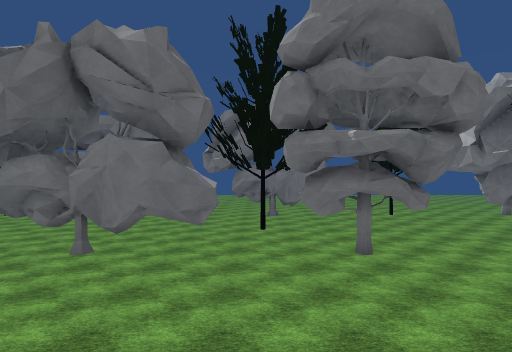
[1] (above)

24 first-person views from a walk through a Unity game level. The camera is 1.3 m above the floor, looks level and sees 75° across. The floor is counted in squares, 2 m on a side. Each view is taken from the middle of a square. On the plan, view 1 faces up. The plan holds only what a view shows up to about 10 squares ahead; the rest is blank. The place goes on beyond the plan. Surface patterns are stand-ins for the level's own textures.

[2]
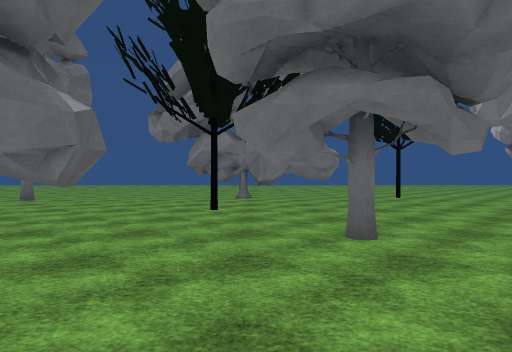

[3]
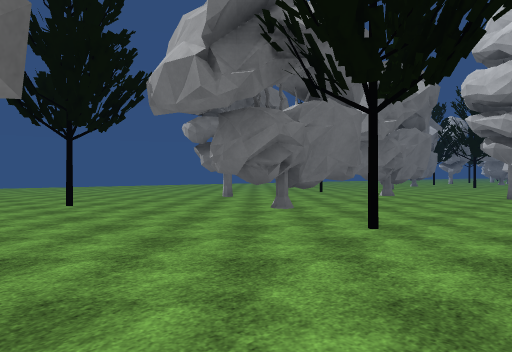

[4]
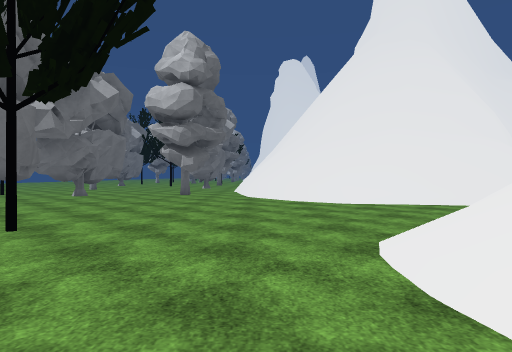

[5]
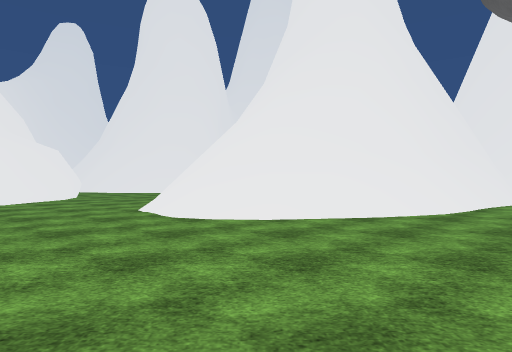

[6]
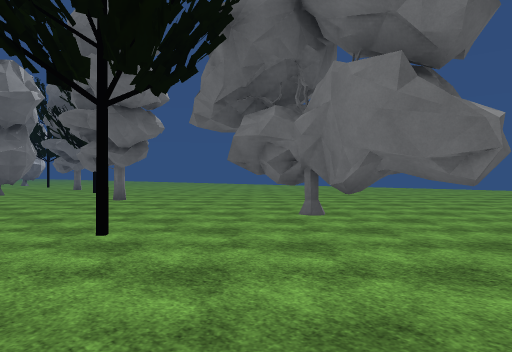

[7]
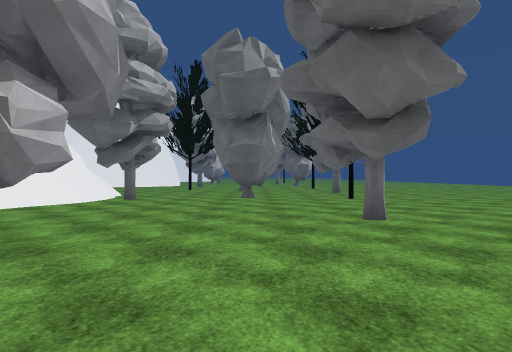

[8]
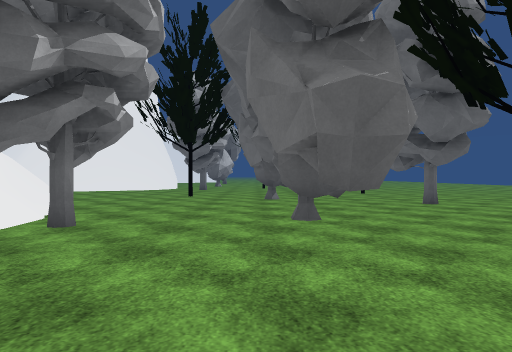

[9]
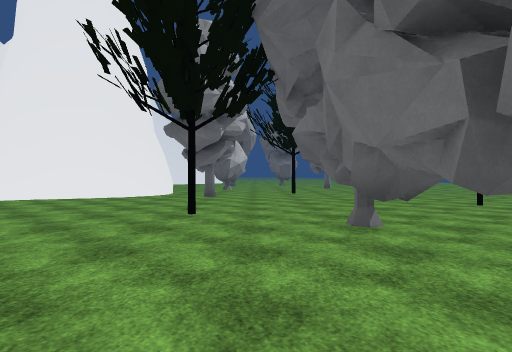

[10]
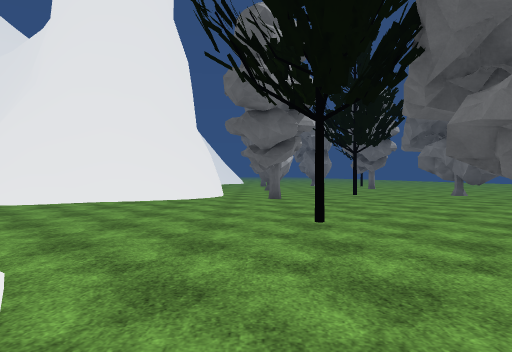

[11]
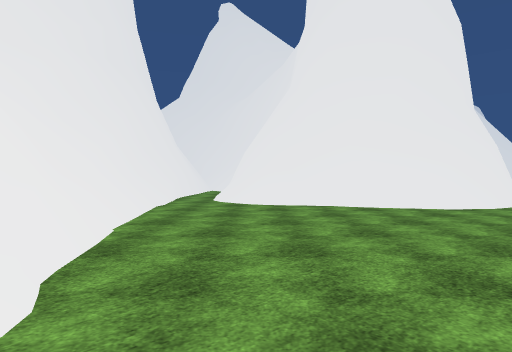

[12]
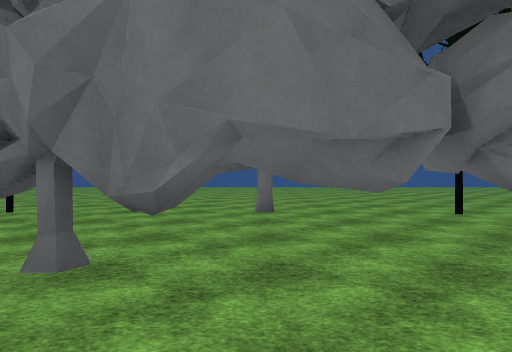

[13]
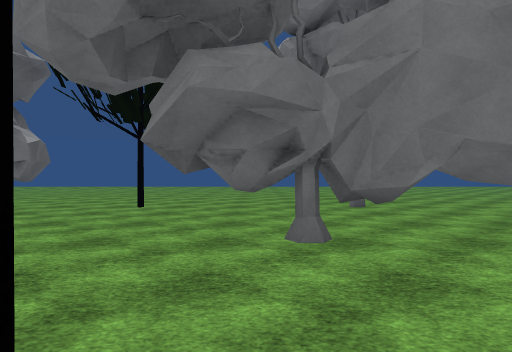

[14]
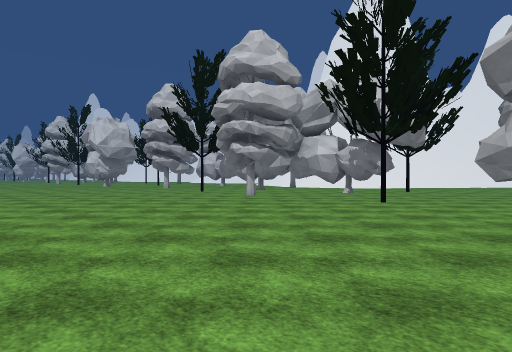

[15]
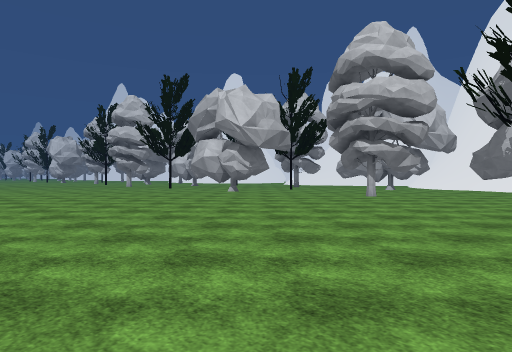

[16]
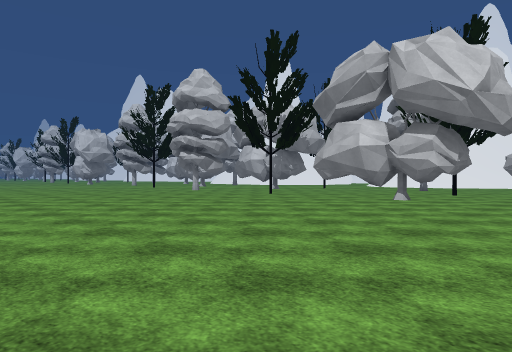

[17]
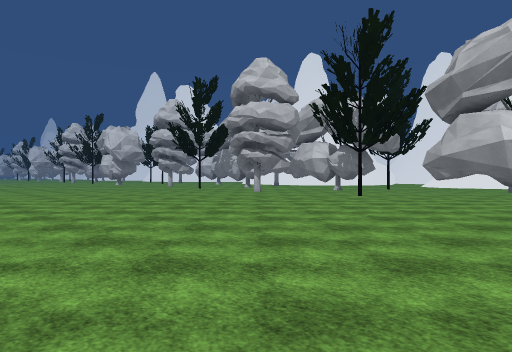

[18]
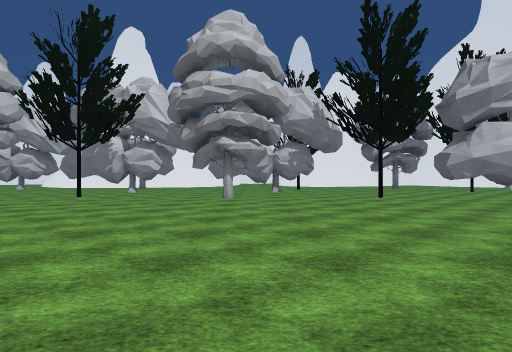

[19]
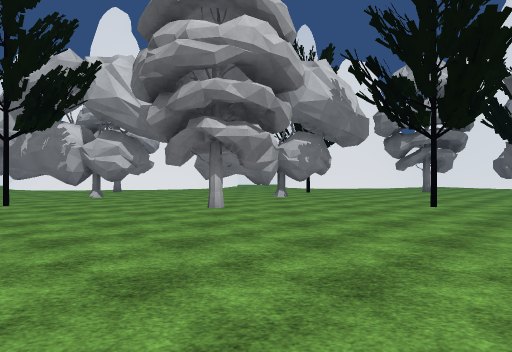

[20]
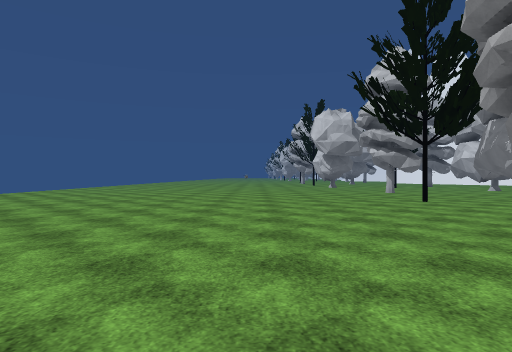

[21]
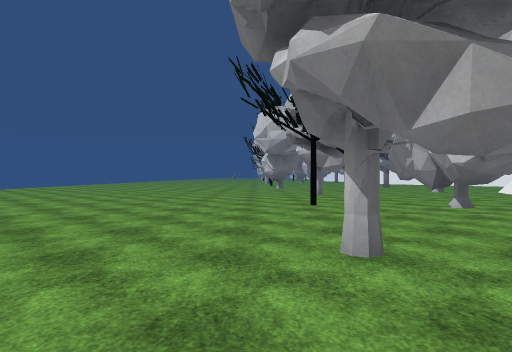

[22]
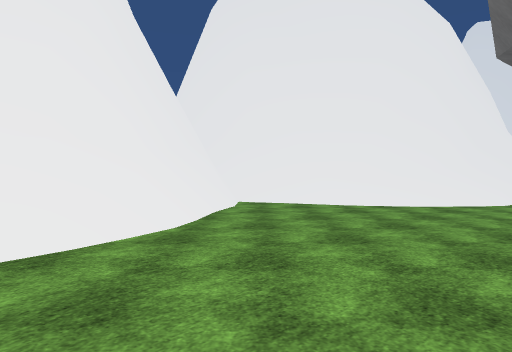

[23]
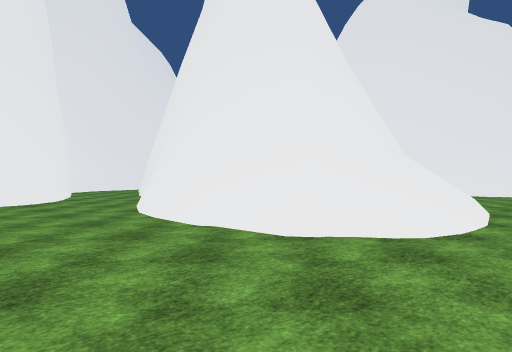

[24]
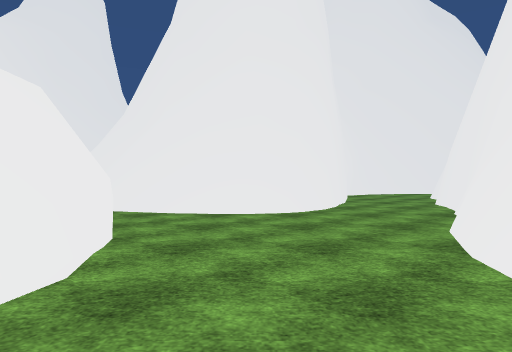

### Floor plan
Key: @ floor where view 1 was taken; # wall or solid block; . floor; / step, stairs or slope; = window, fence, low wall or low ledge; ^ raised ledge; v drop or lower ground; T tree.
Columns run from 21 left of view 1 to 16 right of it. Each row starts with its distance up from view 1.
 23                      .....    .    ...
 22            .....  .............. .....
 21 .....      ...........................
 20 ......................................
 19 ......................................
 18 ......................................
 17 ......................................
 16 ......................................
 15 ......................................
 14 ......................................
 13 TT..T...T..T#.......TTTTT.T...#T...T#.
 12 T...............T......T..............
 11 ...............#......................
 10 .....#TT#TTTTT..............##TT..TTTT
  9 .....TTT#T...........T......TTT#T.....
  8 ......................................
  7 .....T...........TT#T.......T.........
  6 T..........TT....T.....T...........T
  5 ........./###==/...................
  4 #......./^# ###///................^
  3 ##.....##     ##=//.....////.....##
  2  #/....##      ##=/...///////...##
  1  #/...##        ##//.//####//...#
  0  ^/..##         ###/=@#^^#///...#
 -1  #/./#           ##v=^^ ^^//#...#
 -2   /^##            ###    ^###...#
 -3    ##                     ##....
 -4                           ##.....
 -5                           #...###=
 -6                           #..####
 -7                           ..##
 -8                          #..#
 -9                          ..##

Positions as (right, up) in squares from view 1, and headings:
1: (0, 0), facing up
2: (1, 3), facing up
3: (3, 5), facing up-right
4: (3, 4), facing right
5: (5, 8), facing down
6: (4, 8), facing up-left
7: (0, 10), facing left
8: (-5, 9), facing left
9: (-10, 8), facing left
10: (-11, 6), facing left
11: (-13, 6), facing down-left
12: (-13, 7), facing up
13: (-15, 6), facing up
14: (-21, 21), facing down-right
15: (-10, 22), facing down-right
16: (-3, 22), facing down-right
17: (0, 23), facing down-right
18: (9, 23), facing down
19: (9, 20), facing down
20: (6, 17), facing right
21: (7, 14), facing right
22: (4, 6), facing down-left
23: (10, 4), facing down-left
24: (9, 1), facing down
